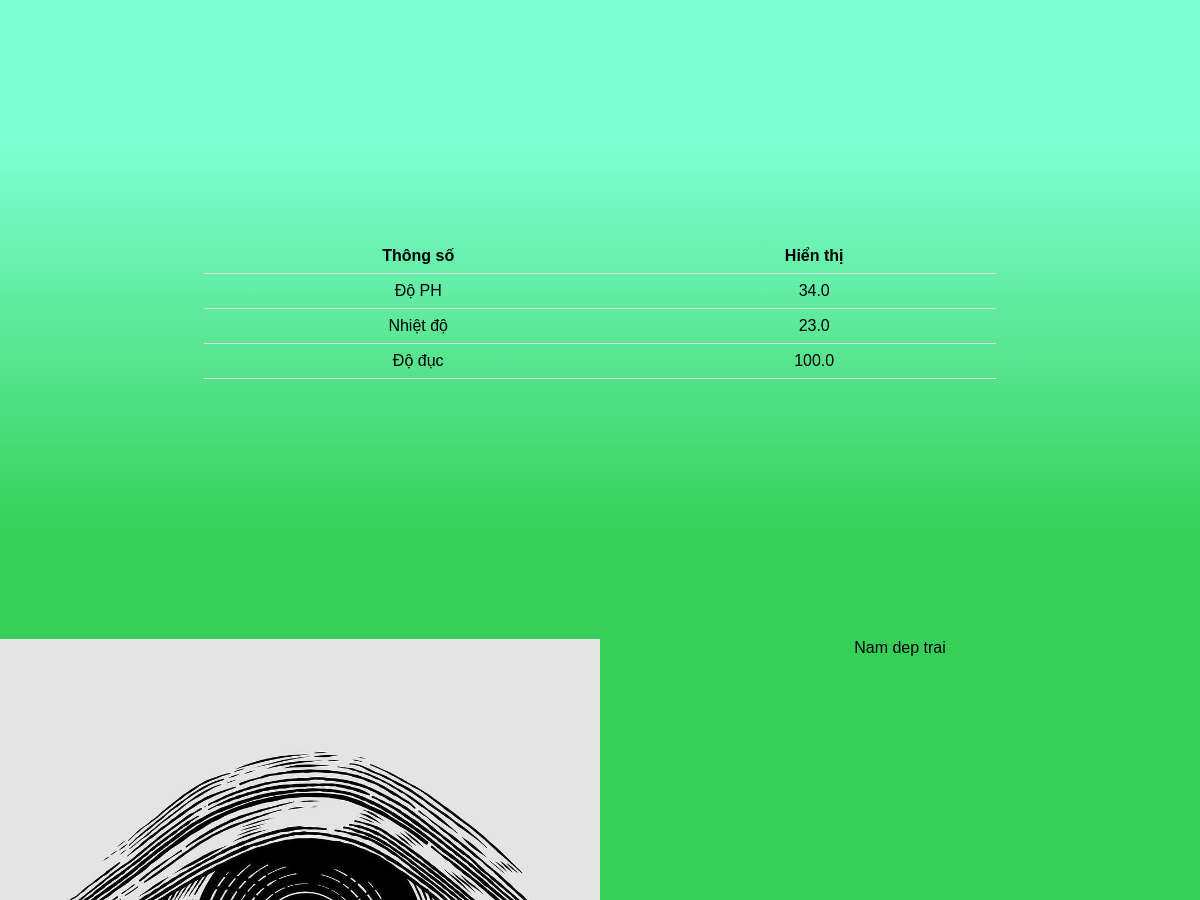
/web (middle part), run on an earlier commit of the app's database.
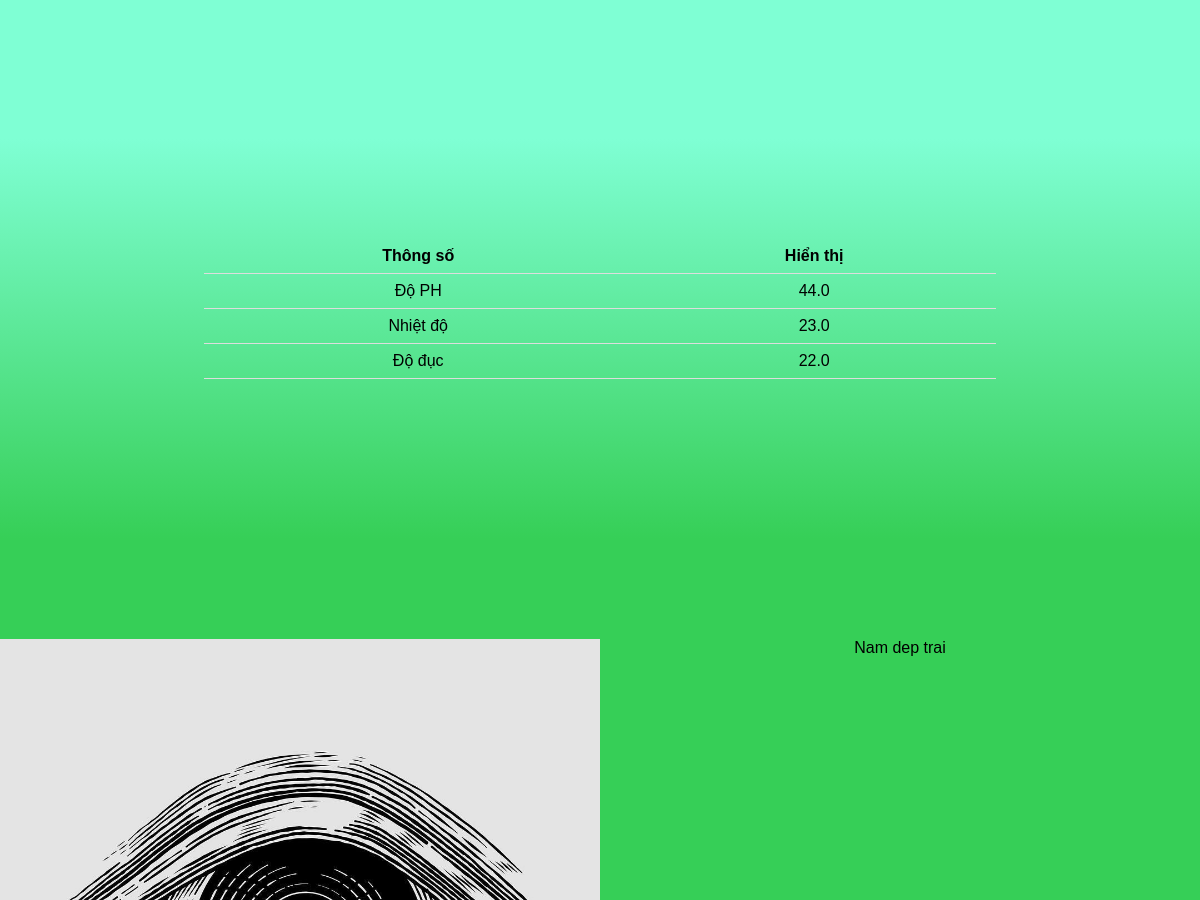
And on a later commit of the database.
### app.py (models this page shows)
class Sock(db.Model):
    __tablename__ = 'socks'
    do_Ph = db.Column(db.Float, primary_key=True)
    do_duc = db.Column(db.Float)

### app.py (the view)
@app.route('/web')
def index():
    sock=Sock.query.all()[-1]
    doPh = sock.do_Ph
    doduc=sock.do_duc
    return render_template('index.html', doPh=doPh, doduc=doduc)

### templates/index.html (shortened to what this page needs)
<!DOCTYPE html>
<html lang="en">
<head>
    <link rel="stylesheet" href="{{ url_for('static', filename='css/main.css') }}">
    <link rel="stylesheet" href="{{ url_for('static', filename='image/background.jpg') }}">
    <link rel="stylesheet" href="{{ url_for('static', filename='image/eye.jpg') }}">
    <link rel="stylesheet" href="{{ url_for('static', filename='image/logo.jpg') }}">
</head>
<body>
    <div id="map-section">
    </div>
    <div id="prmeter-section">
        <table>
            <tr>
                <th>Thông số</th>
                <th>Hiển thị</th>
            </tr>
            <tr>
                <td>Độ PH</td>
                <td>{{ doPh }}</td>
            </tr>
            <tr>
                <td>Nhiệt độ</td>
                <td>23.0</td>
            </tr>
            <tr>
                <td>Độ đục</td>
                <td>{{ doduc }}</td>
            </tr>
        </table>
    </div>
    <div id="explain-section">
        <img id="explain_image" src="{{ url_for('static', filename='image/eye.jpg') }}" alt="">
        <p id="explain_para">Nam dep trai</p>
    </div>
</body>
</html>

### static/css/main.css (style rules this page uses)
* { margin: 0; padding: 0; }
html { scroll-behavior: smooth; font-family: Arial, Helvetica, sans-serif; }
#map-section { display: block; height: 780px; background-color:aquamarine; text-align: center; }
#prmeter-section { background-image: linear-gradient(aquamarine, #36cf57); height: 300px; padding-top: 100px; }
table { border: 2; margin-left: auto; margin-right: auto; width: 66%; border-collapse: collapse; }
th, td { padding: 8px; text-align: center; border-bottom: 1px solid #ddd; margin-top: 500px; }
#explain-section { float: none; height: 1000px; background-color: #36cf57; }
#explain_image { margin-top: 100px; height: 600px; width: auto; float: left; }
#explain_para { text-align: center; padding-top:100px; }

What changed in the data, as far as the page shows it:
no longer on this page (row unchanged): Sock: do_Ph "34.0", do_duc "100.0"
added Sock: do_Ph "44.0", do_duc "22.0"
